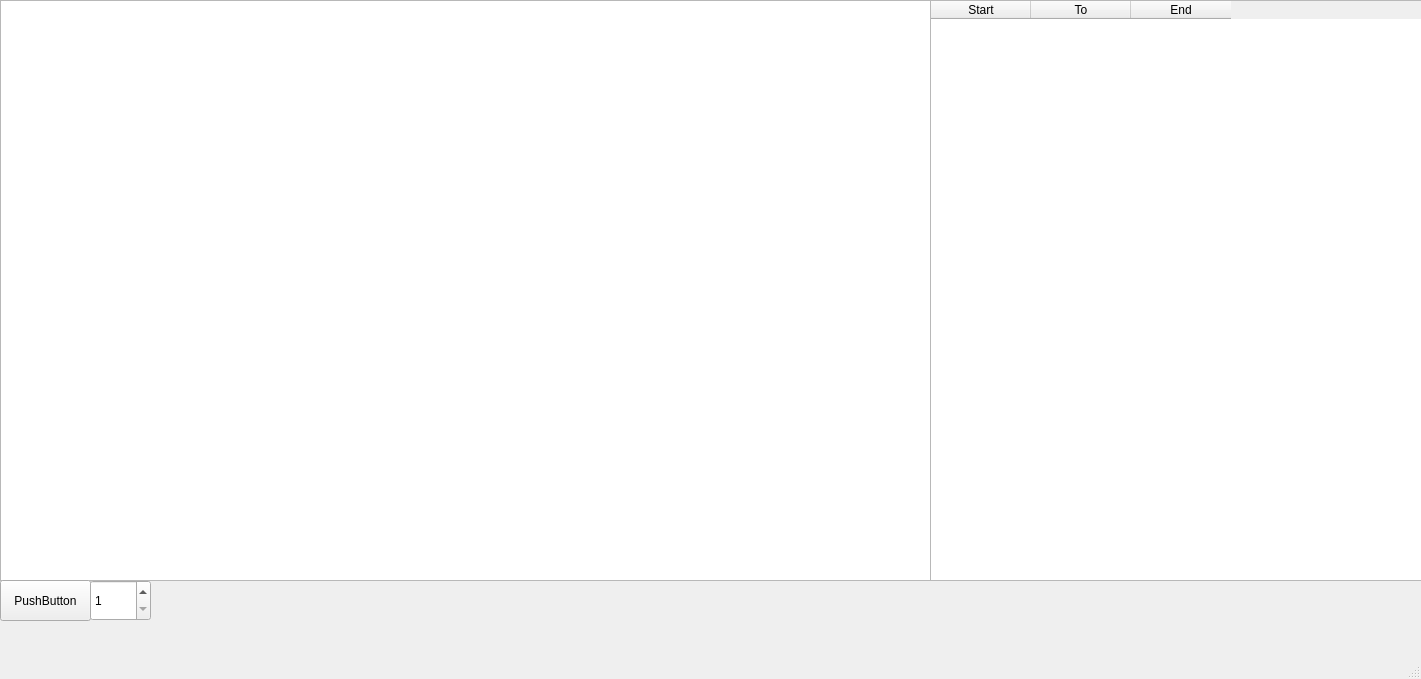
<?xml version="1.0" encoding="UTF-8"?>
<ui version="4.0">
 <class>MainWindow</class>
 <widget class="QMainWindow" name="MainWindow">
  <property name="geometry">
   <rect>
    <x>0</x>
    <y>0</y>
    <width>1421</width>
    <height>679</height>
   </rect>
  </property>
  <property name="windowTitle">
   <string>MainWindow</string>
  </property>
  <widget class="QWidget" name="centralwidget">
   <widget class="QGraphicsView" name="graphicsView">
    <property name="geometry">
     <rect>
      <x>0</x>
      <y>0</y>
      <width>931</width>
      <height>581</height>
     </rect>
    </property>
   </widget>
   <widget class="QPushButton" name="pushButton">
    <property name="geometry">
     <rect>
      <x>0</x>
      <y>580</y>
      <width>91</width>
      <height>41</height>
     </rect>
    </property>
    <property name="text">
     <string>PushButton</string>
    </property>
   </widget>
   <widget class="QLabel" name="label">
    <property name="geometry">
     <rect>
      <x>360</x>
      <y>660</y>
      <width>151</width>
      <height>41</height>
     </rect>
    </property>
    <property name="text">
     <string/>
    </property>
   </widget>
   <widget class="QSpinBox" name="spinBox">
    <property name="geometry">
     <rect>
      <x>90</x>
      <y>580</y>
      <width>61</width>
      <height>41</height>
     </rect>
    </property>
    <property name="minimum">
     <number>1</number>
    </property>
    <property name="maximum">
     <number>10</number>
    </property>
   </widget>
   <widget class="QTableWidget" name="tableWidget">
    <property name="geometry">
     <rect>
      <x>930</x>
      <y>0</y>
      <width>501</width>
      <height>581</height>
     </rect>
    </property>
    <column>
     <property name="text">
      <string>Start</string>
     </property>
    </column>
    <column>
     <property name="text">
      <string>To</string>
     </property>
    </column>
    <column>
     <property name="text">
      <string>End</string>
     </property>
    </column>
   </widget>
  </widget>
  <widget class="QMenuBar" name="menubar">
   <property name="geometry">
    <rect>
     <x>0</x>
     <y>0</y>
     <width>1421</width>
     <height>30</height>
    </rect>
   </property>
  </widget>
  <widget class="QStatusBar" name="statusbar"/>
 </widget>
 <resources/>
 <connections/>
</ui>
